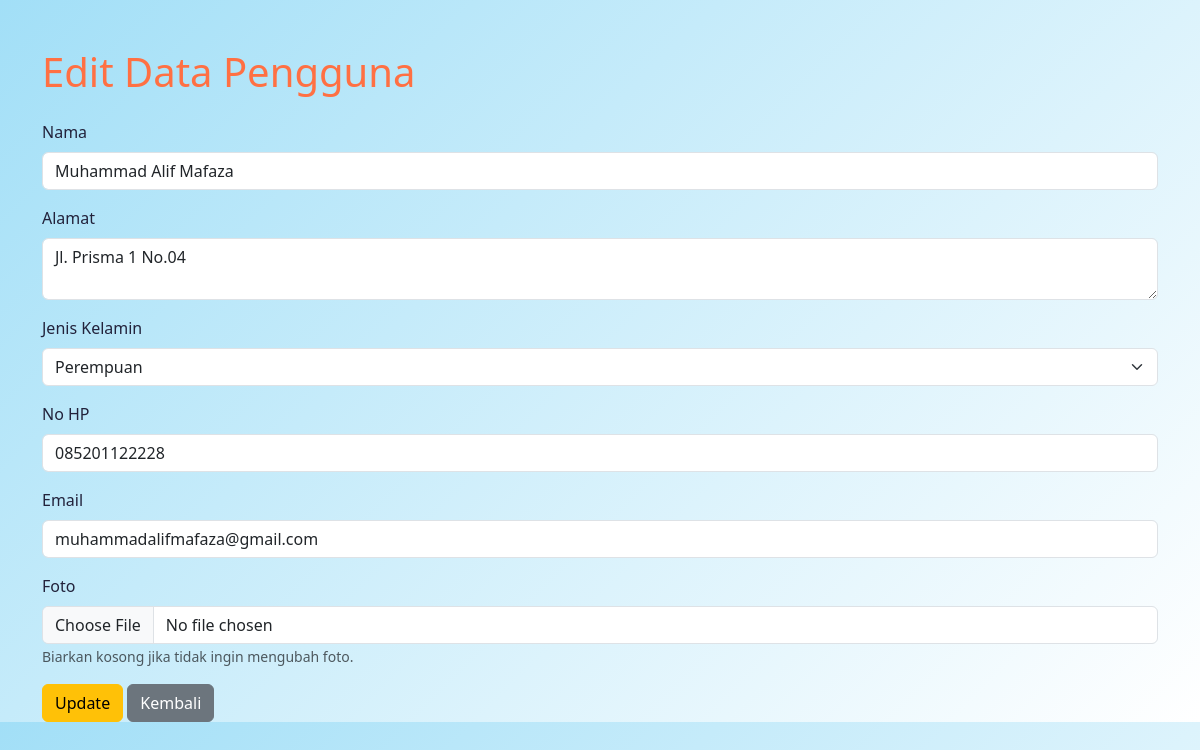
Screenshot of /update-data.php?id=4 with the database file from the repository.
### tables this page shows
CREATE TABLE `tb_users` (
  `id` int(11) NOT NULL,
  `nama` varchar(100) NOT NULL,
  `alamat` text DEFAULT NULL,
  `jenis_kelamin` enum('Laki-Laki','Perempuan') NOT NULL,
  `nohp` varchar(15) DEFAULT NULL,
  `email` varchar(100) DEFAULT NULL,
  `foto` varchar(255) DEFAULT NULL,
  `waktu_buat` timestamp NOT NULL DEFAULT current_timestamp(),
  `waktu_edit` timestamp NOT NULL DEFAULT current_timestamp() ON UPDATE current_timestamp()
);

### proses.php (called while the page is built, shortened)
<?php
include_once 'database.php';
class User {
    private $conn;
    public function __construct() {
        $database = new Database();
        $this->conn = $database->getConnection();
    }
    public function getDataById($id) {
        $query = "SELECT * FROM tb_users WHERE id = :id";
        $stmt = $this->conn->prepare($query);
        $stmt->bindParam(':id', $id);
        $stmt->execute();
        return $stmt->fetch(PDO::FETCH_ASSOC);
    }
}
?>

### database.php (called while the page is built, shortened)
<?php
class Database {
    private $host = "localhost";
    private $db_name = "db_php_0035";
    private $username = "root";
    private $password = "";
    public function getConnection() {
        $this->conn = null;
        try {
            $this->conn = new PDO("mysql:host=" . $this->host . ";dbname=" . $this->db_name, $this->username, $this->password);
            $this->conn->setAttribute(PDO::ATTR_ERRMODE, PDO::ERRMODE_EXCEPTION);
        } catch(PDOException $exception) {
            echo "Connection error: " . $exception->getMessage();
        }
        return $this->conn;
    }
}
?>

### update-data.php (the view, shortened to what this page needs)
<?php
include_once 'proses.php';
$user = new User();
if (isset($_GET['id'])) {
    $id = $_GET['id'];
    $data = $user->getDataById($id);
}
?>
<!DOCTYPE html>
<html lang="en">
<head>
    <link href="https://cdn.jsdelivr.net/npm/bootstrap@5.3.3/dist/css/bootstrap.min.css" rel="stylesheet">
</head>
<body>
    <div class="container mt-5">
        <h1 class="mb-4">Edit Data Pengguna</h1>
        <form action="" method="POST" enctype="multipart/form-data">
            <div class="mb-3">
                <label for="nama" class="form-label">Nama</label>
                <input type="text" class="form-control" id="nama" name="nama" value="<?= htmlspecialchars($data['nama']); ?>" required>
            </div>
            <div class="mb-3">
                <label for="alamat" class="form-label">Alamat</label>
                <textarea class="form-control" id="alamat" name="alamat" required><?= htmlspecialchars($data['alamat']); ?></textarea>
            </div>
            <div class="mb-3">
                <label for="jenis_kelamin" class="form-label">Jenis Kelamin</label>
                <select class="form-select" id="jenis_kelamin" name="jenis_kelamin" required>
                    <option value="Perempuan" <?= $data['jenis_kelamin'] == 'Perempuan' ? 'selected' : ''; ?>>Perempuan</option>
                </select>
            </div>
            <div class="mb-3">
                <label for="nohp" class="form-label">No HP</label>
                <input type="text" class="form-control" id="nohp" name="nohp" value="<?= htmlspecialchars($data['nohp']); ?>" required>
            </div>
            <div class="mb-3">
                <label for="email" class="form-label">Email</label>
                <input type="email" class="form-control" id="email" name="email" value="<?= htmlspecialchars($data['email']); ?>" required>
            </div>
            <div class="mb-3">
                <label for="foto" class="form-label">Foto</label>
                <input type="file" class="form-control" id="foto" name="foto" accept="image/*">
                <small class="form-text text-muted">Biarkan kosong jika tidak ingin mengubah foto.</small>
            </div>
            <button type="submit" class="btn btn-warning">Update</button>
            <a href="index.php" class="btn btn-secondary">Kembali</a>
        </form>
    </div>
</body>
</html>

### update-data.php (style rules this page uses)
body { background: linear-gradient(135deg, #a2dff7, #ffffff); color: #22223b; }
h1 { color: #ff7043; }

### rows the page displays
tb_users: nama "Muhammad Alif Mafaza", alamat "Jl. Prisma 1 No.04", jenis_kelamin "Perempuan", nohp "085201122228", email "muhammadalifmafaza@gmail.com"
